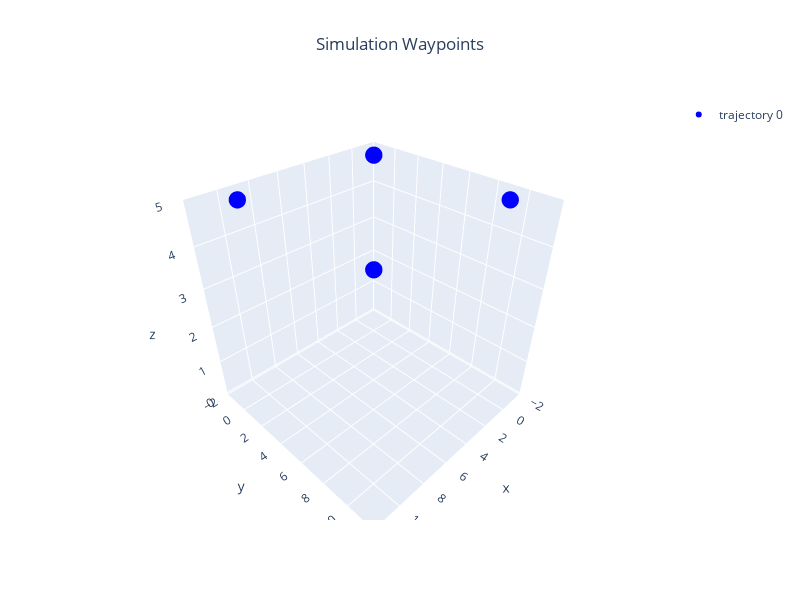

The notebook cell saved with this chart:
### Markdown cell above
## Visualization Parameters

### Code cell
markers = [
	ConfigGazebo.create_markertraj(traj=abs_path, color=Color.BLUE)
]
Gazebo.plot_3d_interactive(
	markers=markers,
	title="Simulation Waypoints",
	frames=(0.2, 0.2, 0.6),
	ground=-0.05
)

### Figure 1 — Plotly figure (JSON) as saved in the notebook; plotly's stock layout.template omitted (floating-point values rounded to 4 significant figures)
{"data": [{"marker": {"color": ["blue", "blue", "blue", "blue", "blue"], "size": 6}, "mode": "markers", "name": "trajectory 0", "type": "scatter3d", "x": [0, 0, 10, 10, 0], "y": [0, 10, 10, 0, 0], "z": [5, 5, 5, 5, 5]}], "layout": {"height": 600, "scene": {"xaxis": {"range": [-2, 12], "title": {"text": "x"}}, "yaxis": {"range": [-2, 12], "title": {"text": "y"}}, "zaxis": {"range": [-0.05, 5], "title": {"text": "z"}}}, "showlegend": true, "title": {"text": "Simulation Waypoints", "x": 0.5, "xanchor": "center"}, "width": 800}}
